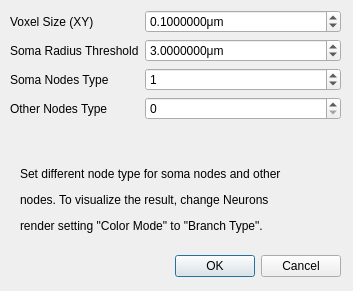
<?xml version="1.0" encoding="UTF-8"?>
<ui version="4.0">
 <class>ZMarkSwcSomaDialog</class>
 <widget class="QDialog" name="ZMarkSwcSomaDialog">
  <property name="geometry">
   <rect>
    <x>0</x>
    <y>0</y>
    <width>353</width>
    <height>291</height>
   </rect>
  </property>
  <property name="windowTitle">
   <string>Mark SWC Soma</string>
  </property>
  <widget class="QDialogButtonBox" name="buttonBox">
   <property name="geometry">
    <rect>
     <x>20</x>
     <y>250</y>
     <width>321</width>
     <height>32</height>
    </rect>
   </property>
   <property name="orientation">
    <enum>Qt::Horizontal</enum>
   </property>
   <property name="standardButtons">
    <set>QDialogButtonBox::Cancel|QDialogButtonBox::Ok</set>
   </property>
  </widget>
  <widget class="QWidget" name="formLayoutWidget">
   <property name="geometry">
    <rect>
     <x>10</x>
     <y>10</y>
     <width>331</width>
     <height>141</height>
    </rect>
   </property>
   <layout class="QFormLayout" name="formLayout">
    <item row="0" column="0">
     <widget class="QLabel" name="voxelSizeXYLabel">
      <property name="text">
       <string>Voxel Size (XY)</string>
      </property>
     </widget>
    </item>
    <item row="0" column="1">
     <widget class="QDoubleSpinBox" name="voxelSizeXYDoubleSpinBox">
      <property name="suffix">
       <string>μm</string>
      </property>
      <property name="decimals">
       <number>7</number>
      </property>
      <property name="minimum">
       <double>0.000001000000000</double>
      </property>
      <property name="maximum">
       <double>99999.000000000000000</double>
      </property>
      <property name="singleStep">
       <double>0.010000000000000</double>
      </property>
      <property name="value">
       <double>0.100000000000000</double>
      </property>
     </widget>
    </item>
    <item row="1" column="0">
     <widget class="QLabel" name="radiusThresholdLabel">
      <property name="text">
       <string>Soma Radius Threshold</string>
      </property>
     </widget>
    </item>
    <item row="1" column="1">
     <widget class="QDoubleSpinBox" name="radiusThresholdDoubleSpinBox">
      <property name="suffix">
       <string>μm</string>
      </property>
      <property name="decimals">
       <number>7</number>
      </property>
      <property name="maximum">
       <double>9999.000000000000000</double>
      </property>
      <property name="singleStep">
       <double>0.010000000000000</double>
      </property>
      <property name="value">
       <double>3.000000000000000</double>
      </property>
     </widget>
    </item>
    <item row="2" column="0">
     <widget class="QLabel" name="somaNodesTypeLabel">
      <property name="text">
       <string>Soma Nodes Type</string>
      </property>
     </widget>
    </item>
    <item row="2" column="1">
     <widget class="QSpinBox" name="somaNodesTypeSpinBox">
      <property name="value">
       <number>1</number>
      </property>
     </widget>
    </item>
    <item row="3" column="0">
     <widget class="QLabel" name="otherNodesTypeLabel">
      <property name="text">
       <string>Other Nodes Type</string>
      </property>
     </widget>
    </item>
    <item row="3" column="1">
     <widget class="QSpinBox" name="otherNodesTypeSpinBox"/>
    </item>
   </layout>
  </widget>
  <widget class="QLabel" name="label">
   <property name="geometry">
    <rect>
     <x>20</x>
     <y>160</y>
     <width>321</width>
     <height>81</height>
    </rect>
   </property>
   <property name="text">
    <string>&lt;html&gt;&lt;head/&gt;&lt;body&gt;&lt;p&gt;&lt;span&gt;Set different node type for soma nodes and other &lt;/span&gt;&lt;/p&gt;&lt;p&gt;&lt;span&gt;nodes. To visualize the result, change Neurons &lt;/span&gt;&lt;/p&gt;&lt;p&gt;&lt;span&gt;render setting &amp;quot;Color Mode&amp;quot; to &amp;quot;Branch Type&amp;quot;.&lt;/span&gt;&lt;/p&gt;&lt;/body&gt;&lt;/html&gt;</string>
   </property>
  </widget>
 </widget>
 <resources/>
 <connections>
  <connection>
   <sender>buttonBox</sender>
   <signal>accepted()</signal>
   <receiver>ZMarkSwcSomaDialog</receiver>
   <slot>accept()</slot>
   <hints>
    <hint type="sourcelabel">
     <x>248</x>
     <y>254</y>
    </hint>
    <hint type="destinationlabel">
     <x>157</x>
     <y>274</y>
    </hint>
   </hints>
  </connection>
  <connection>
   <sender>buttonBox</sender>
   <signal>rejected()</signal>
   <receiver>ZMarkSwcSomaDialog</receiver>
   <slot>reject()</slot>
   <hints>
    <hint type="sourcelabel">
     <x>316</x>
     <y>260</y>
    </hint>
    <hint type="destinationlabel">
     <x>286</x>
     <y>274</y>
    </hint>
   </hints>
  </connection>
 </connections>
</ui>
